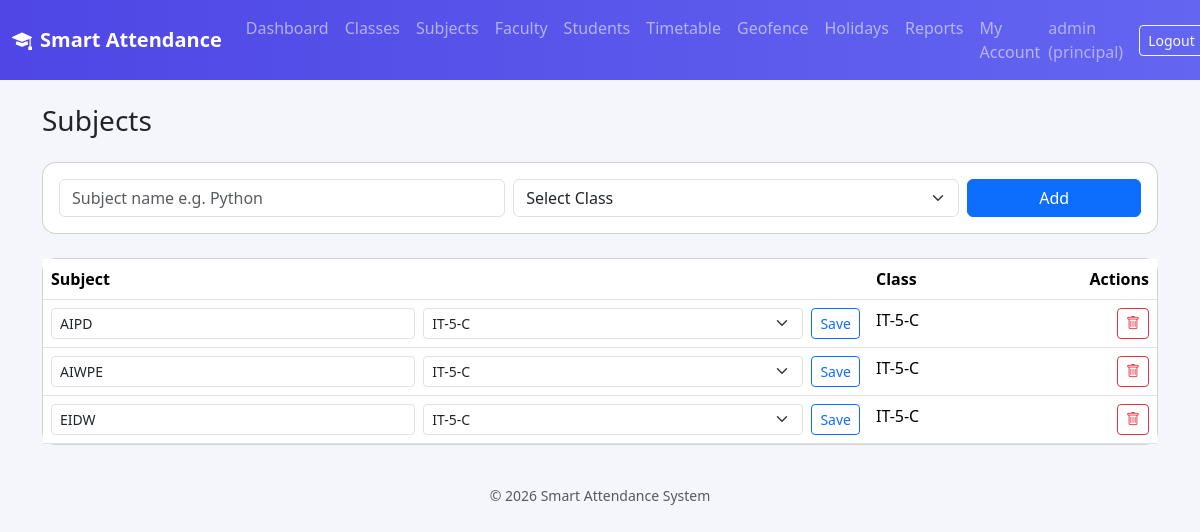
/principal/subjects (signed in), run on the app's committed database.
### models.py (models this page shows)
class User(db.Model, UserMixin):
    __tablename__ = "users"
    id = db.Column(db.Integer, primary_key=True)
    username = db.Column(db.String(80), unique=True, nullable=False)
    email = db.Column(db.String(120), unique=True, nullable=False)
    password_hash = db.Column(db.String(200), nullable=False)
    role = db.Column(db.String(20), nullable=False)  # principal / faculty / student
    created_at = db.Column(db.DateTime, default=datetime.utcnow)
    faculty_profile = db.relationship("Faculty", backref="user", uselist=False)
    student_profile = db.relationship("Student", backref="user", uselist=False)

class Subject(db.Model):
    __tablename__ = "subjects"
    id = db.Column(db.Integer, primary_key=True)
    name = db.Column(db.String(120), nullable=False)
    class_id = db.Column(db.Integer, db.ForeignKey("classes.id"), nullable=False)

class ClassModel(db.Model):
    __tablename__ = "classes"
    id = db.Column(db.Integer, primary_key=True)
    name = db.Column(db.String(80), unique=True, nullable=False)
    subjects = db.relationship("Subject", backref="class_", cascade="all, delete-orphan")
    students = db.relationship("Student", backref="class_", cascade="all, delete-orphan")
    location = db.relationship("ClassLocation", backref="class_", uselist=False,
                                cascade="all, delete-orphan")

### routes/principal.py (the view, shortened to what this page needs)
@principal_bp.route("/subjects", methods=["GET", "POST"])
@login_required
@role_required("principal")
def subjects():
    all_subjects = Subject.query.all()
    all_classes = ClassModel.query.order_by(ClassModel.name).all()
    return render_template("principal/subjects.html", subjects=all_subjects, classes=all_classes)

### app.py (called while the page is built)
@login_manager.user_loader
def load_user(user_id):
    return User.query.get(int(user_id))

### templates/principal/subjects.html (shortened to what this page needs)
{% extends "base.html" %}
{% block content %}
<h3 class="mb-4">Subjects</h3>
<div class="card p-3 mb-4">
  <form method="POST" class="row g-2">
    <div class="col-md-5"><input class="form-control" name="name" placeholder="Subject name e.g. Python" required></div>
    <div class="col-md-5">
      <select class="form-select" name="class_id" required>
        <option value="">Select Class</option>
      </select>
    </div>
    <div class="col-md-2"><button class="btn btn-primary w-100">Add</button></div>
  </form>
</div>
<div class="card">
  <table class="table mb-0">
    <thead><tr><th>Subject</th><th>Class</th><th class="text-end">Actions</th></tr></thead>
    <tbody>
      {% for s in subjects %}
      <tr>
        <td>
          <form method="POST" action="{{ url_for('principal.edit_subject', subject_id=s.id) }}" class="d-flex gap-2">
            <input class="form-control form-control-sm" name="name" value="{{ s.name }}">
            <select class="form-select form-select-sm" name="class_id">
              {% for c in classes %}<option value="{{ c.id }}" {% if c.id == s.class_id %}selected{% endif %}>{{ c.name }}</option>{% endfor %}
            </select>
            <button class="btn btn-sm btn-outline-primary">Save</button>
          </form>
        </td>
        <td>{{ s.class_.name }}</td>
        <td class="text-end">
          <form method="POST" action="{{ url_for('principal.delete_subject', subject_id=s.id) }}" onsubmit="return confirm('Delete this subject?')">
            <button class="btn btn-sm btn-outline-danger"><i class="bi bi-trash"></i></button>
          </form>
        </td>
      </tr>
      {% else %}
      <tr><td colspan="3" class="text-center text-muted py-4">No subjects yet.</td></tr>
      {% endfor %}
    </tbody>
  </table>
</div>
{% endblock %}

### templates/base.html (shortened to what this page needs)
<!DOCTYPE html>
<html lang="en">
<head>
<link href="https://cdn.jsdelivr.net/npm/bootstrap@5.3.3/dist/css/bootstrap.min.css" rel="stylesheet">
<link href="https://cdn.jsdelivr.net/npm/bootstrap-icons@1.11.3/font/bootstrap-icons.css" rel="stylesheet">
<link rel="stylesheet" href="{{ url_for('static', filename='css/style.css') }}">
</head>
<body>
{% if current_user.is_authenticated %}
<nav class="navbar navbar-expand-lg navbar-dark app-navbar">
  <div class="container-fluid">
    <a class="navbar-brand fw-bold" href="/"><i class="bi bi-mortarboard-fill me-2"></i>Smart Attendance</a>
    <div class="collapse navbar-collapse" id="nav">
      <ul class="navbar-nav me-auto">
        {% if current_user.role == 'principal' %}
        <li class="nav-item"><a class="nav-link" href="{{ url_for('principal.dashboard') }}">Dashboard</a></li>
        <li class="nav-item"><a class="nav-link" href="{{ url_for('principal.classes') }}">Classes</a></li>
        <li class="nav-item"><a class="nav-link" href="{{ url_for('principal.subjects') }}">Subjects</a></li>
        <li class="nav-item"><a class="nav-link" href="{{ url_for('principal.faculty') }}">Faculty</a></li>
        <li class="nav-item"><a class="nav-link" href="{{ url_for('principal.students') }}">Students</a></li>
        <li class="nav-item"><a class="nav-link" href="{{ url_for('principal.timetable') }}">Timetable</a></li>
        <li class="nav-item"><a class="nav-link" href="{{ url_for('principal.locations') }}">Geofence</a></li>
        <li class="nav-item"><a class="nav-link" href="{{ url_for('principal.holidays') }}">Holidays</a></li>
        <li class="nav-item"><a class="nav-link" href="{{ url_for('principal.attendance_report') }}">Reports</a></li>
        <li class="nav-item"><a class="nav-link" href="{{ url_for('principal.settings') }}">My Account</a></li>
        {% elif current_user.role == 'faculty' %}
        <li class="nav-item"><a class="nav-link" href="{{ url_for('faculty.dashboard') }}">Dashboard</a></li>
        <li class="nav-item"><a class="nav-link" href="{{ url_for('faculty.settings') }}">My Account</a></li>
        {% endif %}
      </ul>
      <span class="navbar-text text-white-50 me-3">{{ current_user.username }} ({{ current_user.role }})</span>
      <a class="btn btn-outline-light btn-sm" href="{{ url_for('auth.logout') }}">Logout</a>
    </div>
  </div>
</nav>
{% endif %}
<div class="container py-4">
  {% block content %}{% endblock %}
</div>
<footer class="text-center text-muted small py-3">&copy; {{ current_year }} Smart Attendance System</footer>
</body>
</html>

### static/css/style.css (style rules this page uses)
body { background: #f4f6fb; font-family: 'Segoe UI', system-ui, sans-serif; }
.app-navbar { background: linear-gradient(90deg, #4f46e5, #6366f1); }
.card { border-radius: 14px; }
table thead { background: #eef0fb; }

### data on the page
User: username "admin", role "principal"
Subject: name "AIPD", class_id "IT-5-C", class_.name "IT-5-C"
Subject: name "AIWPE", class_id "IT-5-C", class_.name "IT-5-C"
Subject: name "EIDW", class_id "IT-5-C", class_.name "IT-5-C"
